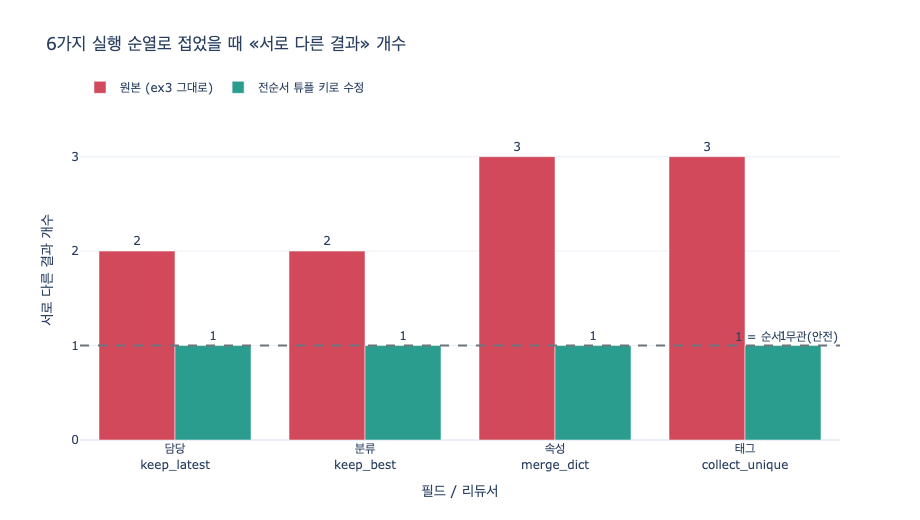

The Python source for this figure:
# %% [markdown]
# # `ex3_custom_reducer.py`의 네 리듀서 — 순열 접기로 순서 의존을 잡아낸다
#
# 19장 예제 3은 리듀서 넷을 직접 정의한다.
#
# | 필드 | 리듀서 | 규칙 |
# |---|---|---|
# | `담당` | `keep_latest` | 타임스탬프가 더 최근인 쪽 |
# | `분류` | `keep_best` | 신뢰도(`conf`)가 높은 쪽 |
# | `속성` | `merge_dict` | 키 단위 병합, 겹치면 새 것 |
# | `태그` | `collect_unique` | 이어 붙이되 중복 제거, 순서 유지 |
#
# LangGraph 실행기는 같은 슈퍼스텝에서 온 갱신들을 **왼쪽 접기(fold)** 로 합친다.
#
# $$ \text{final} = f(\dots f(f(s_0, u_{\sigma(1)}), u_{\sigma(2)}) \dots, u_{\sigma(n)}) $$
#
# 여기서 $\sigma$ 는 실행기가 정하는 순열이고 **우리가 고를 수 없다**.
# 그러므로 리듀서가 안전하려면 모든 $\sigma$ 에 대해 결과가 같아야 한다.
# $f$ 가 결합법칙을 만족할 때, 이 조건은 곧 **교환법칙** $f(a,b)=f(b,a)$ 이다.
#
# 이 노트북은 갱신 셋(ERP·CRM·MDM)을 만들고 $3!=6$ 가지 순열 전부로 접어
# **서로 다른 결과가 몇 개 나오는지**를 리듀서마다 센다. 1이면 안전, 2 이상이면 순서 의존이다.
#
# 필요 패키지: `plotly`, `kaleido` (`pip install plotly kaleido`). LangGraph는 필요 없다 — 리듀서만 떼어내 검증한다.

# %%
import itertools
import json
from pathlib import Path

try:
    HERE = Path(__file__).resolve().parent
except NameError:
    HERE = Path.cwd()


def _show(fig):
    try:
        from IPython import get_ipython
        if get_ipython() is not None:
            fig.show()
    except ImportError:
        pass


def key(v):
    """결과를 비교 가능한 문자열로 정규화한다. dict는 키 정렬, list는 순서 유지."""
    return json.dumps(v, sort_keys=True, ensure_ascii=False)


print("준비 완료:", HERE.name)
# 출력: 준비 완료: 8dfbf967-6f35-45bf-acec-44d957612ee2

# %% [markdown]
# ## 1. 네 리듀서 — 원본 그대로
#
# `ex3_custom_reducer.py`에서 그대로 옮겨 왔다. 시그니처는 모두 `f(old, new) -> merged`.

# %%
def keep_latest(old, new):
    """타임스탬프가 더 최근인 쪽을 남긴다."""
    if not old:
        return new
    if not new:
        return old
    return new if new["at"] > old["at"] else old


def keep_best(old, new):
    """신뢰도가 높은 쪽. 같으면 먼저 온 쪽."""
    if not old:
        return new
    if not new:
        return old
    return new if new["conf"] > old["conf"] else old


def merge_dict(old, new):
    """키 단위 병합. 겹치면 새 것이 이긴다."""
    out = dict(old or {})
    out.update(new or {})
    return out


def collect_unique(old, new):
    """이어 붙이되 중복은 뺀다. 순서는 유지."""
    seen, out = set(), []
    for x in list(old or []) + list(new or []):
        k = x if isinstance(x, str) else str(x)
        if k not in seen:
            seen.add(k)
            out.append(x)
    return out


for f in (keep_latest, keep_best, merge_dict, collect_unique):
    print("{:<15} {}".format(f.__name__, f.__doc__))
# 출력: keep_latest     타임스탬프가 더 최근인 쪽을 남긴다.
# 출력: keep_best       신뢰도가 높은 쪽. 같으면 먼저 온 쪽.
# 출력: merge_dict      키 단위 병합. 겹치면 새 것이 이긴다.
# 출력: collect_unique  이어 붙이되 중복은 뺀다. 순서는 유지.

# %% [markdown]
# ## 2. 갱신 세 개 — 출처를 하나 더 늘린다
#
# 원본 예제는 ERP·CRM 둘이었다. 순서 의존은 둘보다 셋에서 훨씬 잘 드러나므로 MDM을 추가한다.
# 일부러 **동률(tie)** 을 심어 뒀다.
#
# - `담당`: CRM과 MDM의 `at`이 둘 다 `2026-01-15` → `keep_latest` 동률
# - `분류`: CRM과 MDM의 `conf`가 둘 다 `0.9` → `keep_best` 동률
# - `속성`: `등급` 키를 셋이 모두 쓴다 → `merge_dict` 충돌
# - `태그`: 셋이 원소를 겹쳐 쓴다 → `collect_unique` 순서 충돌

# %%
UPDATES = {
    "ERP": {
        "담당": {"who": "김하늘", "at": "2024-03-01"},
        "분류": {"cat": "제조", "conf": 0.7},
        "속성": {"사업자번호": "123-45-67890", "등급": "A"},
        "태그": ["제조", "중견"],
    },
    "CRM": {
        "담당": {"who": "박서준", "at": "2026-01-15"},
        "분류": {"cat": "유통", "conf": 0.9},
        "속성": {"등급": "B", "지역": "수도권"},
        "태그": ["중견", "수도권"],
    },
    "MDM": {
        "담당": {"who": "이도윤", "at": "2026-01-15"},
        "분류": {"cat": "물류", "conf": 0.9},
        "속성": {"등급": "C"},
        "태그": ["수도권", "제조"],
    },
}

FIELDS = [
    ("담당", keep_latest, {}),
    ("분류", keep_best, {}),
    ("속성", merge_dict, {}),
    ("태그", collect_unique, []),
]

SOURCES = list(UPDATES)
PERMS = list(itertools.permutations(SOURCES))
print("출처", SOURCES, "→ 순열", len(PERMS), "가지")
for p in PERMS:
    print("   ", " → ".join(p))
# 출력: 출처 ['ERP', 'CRM', 'MDM'] → 순열 6 가지
# 출력:     ERP → CRM → MDM
# 출력:     ERP → MDM → CRM
# 출력:     CRM → ERP → MDM
# 출력:     CRM → MDM → ERP
# 출력:     MDM → ERP → CRM
# 출력:     MDM → CRM → ERP

# %% [markdown]
# ## 3. 모든 순열로 접어서 결과가 갈리는지 본다
#
# 슈퍼스텝 하나를 흉내 내는 함수는 이게 전부다. 초기값에서 시작해 갱신을 차례로 접는다.

# %%
def scan(field, reducer, init, updates_by_src=None):
    """모든 순열로 접고 (순열, 결과) 목록과 서로 다른 결과 개수를 돌려준다."""
    rows = []
    for order in PERMS:
        acc = init
        for src in order:
            src_val = (updates_by_src or UPDATES)[src][field]
            acc = reducer(acc, src_val)
        rows.append((order, acc))
    distinct = {key(v) for _, v in rows}
    return rows, len(distinct)


base_result = {}
for field, reducer, init in FIELDS:
    rows, n = scan(field, reducer, init)
    base_result[field] = n
    flag = "안전" if n == 1 else "순서 의존!"
    print("=== {} / {}  → 서로 다른 결과 {}개  [{}]".format(field, reducer.__name__, n, flag))
    for order, val in rows:
        print("    {:<17} {}".format(" → ".join(order), key(val)))
    print()
# 출력: === 담당 / keep_latest  → 서로 다른 결과 2개  [순서 의존!]
# 출력:     ERP → CRM → MDM   {"at": "2026-01-15", "who": "박서준"}
# 출력:     ERP → MDM → CRM   {"at": "2026-01-15", "who": "이도윤"}
# 출력:     CRM → ERP → MDM   {"at": "2026-01-15", "who": "박서준"}
# 출력:     CRM → MDM → ERP   {"at": "2026-01-15", "who": "박서준"}
# 출력:     MDM → ERP → CRM   {"at": "2026-01-15", "who": "이도윤"}
# 출력:     MDM → CRM → ERP   {"at": "2026-01-15", "who": "이도윤"}
# 출력:
# 출력: === 분류 / keep_best  → 서로 다른 결과 2개  [순서 의존!]
# 출력:     ERP → CRM → MDM   {"cat": "유통", "conf": 0.9}
# 출력:     ERP → MDM → CRM   {"cat": "물류", "conf": 0.9}
# 출력:     ... (CRM이 먼저면 유통, MDM이 먼저면 물류 — conf 0.9 동률)
# 출력:
# 출력: === 속성 / merge_dict  → 서로 다른 결과 3개  [순서 의존!]
# 출력:     ERP → CRM → MDM   {"등급": "C", "사업자번호": "123-45-67890", "지역": "수도권"}
# 출력:     ERP → MDM → CRM   {"등급": "B", ...}
# 출력:     CRM → MDM → ERP   {"등급": "A", ...}
# 출력:     ... (마지막에 접힌 출처의 등급이 남는다: A / B / C)
# 출력:
# 출력: === 태그 / collect_unique  → 서로 다른 결과 3개  [순서 의존!]
# 출력:     ERP → CRM → MDM   ["제조", "중견", "수도권"]
# 출력:     CRM → ERP → MDM   ["중견", "수도권", "제조"]
# 출력:     MDM → ERP → CRM   ["수도권", "제조", "중견"]
# 출력:     ... (원소 집합은 같지만 리스트 «순서»가 갈린다)

# %% [markdown]
# ### 관찰 1 — `collect_unique`는 집합으로 보면 안전하다
#
# `태그`의 결과 셋은 리스트 순서만 다르고 원소는 같다.
# 즉 `collect_unique`는 **집합 준동형으로는 교환법칙을 만족**하지만
# **리스트(순서 포함)로는 만족하지 않는다.** 뒤 노드가 `태그[0]`을 읽는 순간 버그가 된다.

# %%
tag_rows, _ = scan("태그", collect_unique, [])
as_list = {key(v) for _, v in tag_rows}
as_set = {key(sorted(v)) for _, v in tag_rows}
print("리스트 기준 서로 다른 결과:", len(as_list))
print("집합 기준 서로 다른 결과:", len(as_set))
print("집합:", sorted(json.loads(next(iter(as_set)))))
# 출력: 리스트 기준 서로 다른 결과: 3
# 출력: 집합 기준 서로 다른 결과: 1
# 출력: 집합: ['수도권', '제조', '중견']

# %% [markdown]
# ## 4. 대수적 성질을 직접 판정한다
#
# 순열 접기가 "증상"이라면, 성질 판정은 "원인"이다. 표본 값들에 대해 세 가지를 확인한다.
#
# - 교환법칙 $f(a,b) = f(b,a)$ — 실행 순서 무관성의 필요조건
# - 결합법칙 $f(f(a,b),c) = f(a,f(b,c))$ — 부분 병합/재접기 안전성
# - 멱등성 $f(a,a) = a$ — 재시도·중복 전달 안전성

# %%
def check_props(field, reducer):
    vals = [UPDATES[s][field] for s in SOURCES]
    comm = all(key(reducer(a, b)) == key(reducer(b, a))
               for a, b in itertools.permutations(vals, 2))
    assoc = all(key(reducer(reducer(a, b), c)) == key(reducer(a, reducer(b, c)))
                for a, b, c in itertools.permutations(vals, 3))
    idem = all(key(reducer(a, a)) == key(a) for a in vals)
    return comm, assoc, idem


print("{:<6} {:<16} {:<8} {:<8} {}".format("필드", "리듀서", "교환", "결합", "멱등"))
print("-" * 52)
for field, reducer, _init in FIELDS:
    c, a, i = check_props(field, reducer)
    m = lambda ok: "O" if ok else "X"
    print("{:<6} {:<16} {:<8} {:<8} {}".format(field, reducer.__name__, m(c), m(a), m(i)))
# 출력: 필드   리듀서             교환       결합       멱등
# 출력: ----------------------------------------------------
# 출력: 담당   keep_latest      X        O        O
# 출력: 분류   keep_best        X        O        O
# 출력: 속성   merge_dict       X        O        O
# 출력: 태그   collect_unique   X        O        O

# %% [markdown]
# 넷 다 결합법칙과 멱등성은 만족하고 **교환법칙만 깨진다**. 원인은 각각 다르다.
#
# - `keep_latest` / `keep_best`: 비교 키가 **부분 순서**다. 동률이면 `>` 가 거짓이라 왼쪽(먼저 온 쪽)이 이긴다 → `f(a,b)=a`, `f(b,a)=b`.
# - `merge_dict`: 겹치는 키에서 오른쪽이 이기므로, 마지막 접기 대상이 승자다.
# - `collect_unique`: 원소 집합은 같지만 첫 등장 순서가 인자 순서를 그대로 물려받는다.
#
# ## 5. 고침 — 전순서(total order) 튜플 키
#
# 동률을 없애려면 비교 키를 **전순서**로 만들면 된다. 즉 서로 다른 두 값이 결코 같은 키를 갖지 않도록
# 판단 근거를 튜플로 쌓는다.
#
# $$ k(v) = (\text{at},\; \text{src\_rank},\; \text{id}) $$
#
# 이 키에 대해 `max`를 취하면 교환법칙·결합법칙·멱등성이 모두 성립한다.
# 핵심은 "리듀서를 고쳤다"가 아니라 **값 안에 순서를 정할 근거를 넣었다**는 것이다.

# %%
SRC_RANK = {"MDM": 3, "ERP": 2, "CRM": 1}  # 동률일 때 신뢰하는 출처 우선순위

# 각 갱신에 출처를 각인한다 — 리듀서가 볼 수 있어야 한다
STAMPED = {}
for src, upd in UPDATES.items():
    STAMPED[src] = {
        "담당": dict(upd["담당"], src=src),
        "분류": dict(upd["분류"], src=src),
        "속성": {k: {"v": v, "at": upd["담당"]["at"], "src": src} for k, v in upd["속성"].items()},
        "태그": list(upd["태그"]),
    }


def keep_latest_fixed(old, new):
    """(at, 출처순위, who) 전순서 키의 최대값. 동률 없음."""
    if not old:
        return new
    if not new:
        return old
    k = lambda d: (d["at"], SRC_RANK[d["src"]], d["who"])
    return new if k(new) > k(old) else old


def keep_best_fixed(old, new):
    """(conf, 출처순위, cat) 전순서 키의 최대값."""
    if not old:
        return new
    if not new:
        return old
    k = lambda d: (d["conf"], SRC_RANK[d["src"]], d["cat"])
    return new if k(new) > k(old) else old


def merge_dict_fixed(old, new):
    """키마다 «새 것이 이긴다»가 아니라 «(at, 출처순위)가 큰 쪽이 이긴다»."""
    out = dict(old or {})
    for k, cand in (new or {}).items():
        cur = out.get(k)
        if cur is None or (cand["at"], SRC_RANK[cand["src"]]) > (cur["at"], SRC_RANK[cur["src"]]):
            out[k] = cand
    return out


def collect_unique_fixed(old, new):
    """중복 제거 후 정규 순서(사전순)로 고정한다. 순서가 값의 일부가 되지 않게."""
    return sorted(set(list(old or []) + list(new or [])))


FIELDS_FIXED = [
    ("담당", keep_latest_fixed, {}),
    ("분류", keep_best_fixed, {}),
    ("속성", merge_dict_fixed, {}),
    ("태그", collect_unique_fixed, []),
]

fixed_result = {}
print("{:<6} {:<22} {:<10} {}".format("필드", "리듀서", "결과 개수", "최종값(대표)"))
print("-" * 88)
for field, reducer, init in FIELDS_FIXED:
    rows, n = scan(field, reducer, init, STAMPED)
    fixed_result[field] = n
    val = rows[0][1]
    if field == "속성":  # 래핑을 벗겨 사람이 읽게
        val = {k: "{} (from {})".format(d["v"], d["src"]) for k, d in val.items()}
    print("{:<6} {:<22} {:<10} {}".format(field, reducer.__name__, n, key(val)))
# 출력: 필드   리듀서                    결과 개수      최종값(대표)
# 출력: 담당   keep_latest_fixed      1          {"at": "2026-01-15", "src": "MDM", "who": "이도윤"}
# 출력: 분류   keep_best_fixed        1          {"cat": "물류", "conf": 0.9, "src": "MDM"}
# 출력: 속성   merge_dict_fixed       1          {"등급": "C (from MDM)", "사업자번호": "123-45-67890 (from ERP)", "지역": "수도권 (from CRM)"}
# 출력: 태그   collect_unique_fixed   1          ["수도권", "제조", "중견"]

print()
print("{:<6} {:<22} {:<6} {:<6} {:<8} {}".format("필드", "리듀서(수정)", "교환", "결합", "멱등", "멱등(정규형)"))
print("-" * 68)
for field, reducer, _init in FIELDS_FIXED:
    vals = [STAMPED[s][field] for s in SOURCES]
    comm = all(key(reducer(a, b)) == key(reducer(b, a)) for a, b in itertools.permutations(vals, 2))
    assoc = all(key(reducer(reducer(a, b), c)) == key(reducer(a, reducer(b, c)))
                for a, b, c in itertools.permutations(vals, 3))
    idem = all(key(reducer(a, a)) == key(a) for a in vals)
    # 정규형(한 번 접은 값)에 대한 멱등성: f(n, n) == n
    idem_n = all(key(reducer(reducer(a, a), reducer(a, a))) == key(reducer(a, a)) for a in vals)
    m = lambda ok: "O" if ok else "X"
    print("{:<6} {:<22} {:<6} {:<6} {:<8} {}".format(
        field, reducer.__name__, m(comm), m(assoc), m(idem), m(idem_n)))
# 출력: 필드   리듀서(수정)            교환    결합    멱등     멱등(정규형)
# 출력: --------------------------------------------------------------------
# 출력: 담당   keep_latest_fixed      O     O     O        O
# 출력: 분류   keep_best_fixed        O     O     O        O
# 출력: 속성   merge_dict_fixed       O     O     O        O
# 출력: 태그   collect_unique_fixed   O     O     X        O
#
# 주: collect_unique_fixed 는 f(a,a) 가 «정렬된» 리스트를 돌려주므로
#     입력이 이미 정규형(정렬·중복 없음)이 아니면 f(a,a) != a 다.
#     한 번 접은 뒤로는 f(n,n) == n 이므로 «정규형 위에서 멱등»하다.
#     재시도·중복 전달에는 안전하다는 뜻이다.

# %% [markdown]
# ## 6. 시각화 — 리듀서별 "서로 다른 결과 개수"
#
# $y=1$ 이면 어떤 실행 순서에도 같은 답이 나온다는 뜻이다. 그 선 위로 올라간 막대가 곧 버그 후보다.

# %%
import plotly.graph_objects as go

names = [f for f, _, _ in FIELDS]
labels = ["{}<br>{}".format(f, r.__name__) for f, r, _ in FIELDS]
before = [base_result[f] for f in names]
after = [fixed_result[f] for f in names]

fig = go.Figure()
fig.add_bar(x=labels, y=before, name="원본 (ex3 그대로)",
            marker_color="#d1495b", text=before, textposition="outside")
fig.add_bar(x=labels, y=after, name="전순서 튜플 키로 수정",
            marker_color="#2a9d8f", text=after, textposition="outside")
fig.add_hline(y=1, line_dash="dash", line_color="#6c757d",
              annotation_text="1 = 순서 무관(안전)", annotation_position="top right")
fig.update_layout(
    title="6가지 실행 순열로 접었을 때 «서로 다른 결과» 개수",
    xaxis_title="필드 / 리듀서",
    yaxis_title="서로 다른 결과 개수",
    yaxis=dict(range=[0, 3.6], dtick=1),
    barmode="group",
    template="plotly_white",
    width=920, height=520,
    legend=dict(orientation="h", y=1.08, x=0),
)

out_png = HERE / "expy.png"
fig.write_image(str(out_png))
print("저장:", out_png.name, "| 원본", before, "→ 수정", after)
_show(fig)
# 출력: 저장: expy.png | 원본 [2, 2, 3, 3] → 수정 [1, 1, 1, 1]

# %% [markdown]
# ## 정리
#
# | 리듀서 | 시그니처 | 하는 일 | 순서 의존 원인 | 처방 |
# |---|---|---|---|---|
# | `keep_latest` | `(dict, dict) -> dict` | `at` 큰 쪽 | `at` 동률 → 왼쪽 승 | `(at, src_rank, id)` 전순서 키 |
# | `keep_best` | `(dict, dict) -> dict` | `conf` 큰 쪽 | `conf` 동률 → 왼쪽 승 | `(conf, src_rank, cat)` 전순서 키 |
# | `merge_dict` | `(dict, dict) -> dict` | 키 단위 병합 | 겹친 키에서 나중이 승 | 값마다 `(at, src)`를 달고 키별 최대값 |
# | `collect_unique` | `(list, list) -> list` | 중복 제거 이어 붙이기 | 첫 등장 순서가 인자 순서 | 정규 순서로 정렬(또는 순서에 의미 부여 금지) |
#
# 19장 본문의 표현을 그대로 빌리면, **"순서에 기대는 리듀서는 내가 예상한 답을 안 낸다."**
# 실행기 버전이 올라가면 순서가 또 바뀔 수 있으니, 값 안에 시각·출처·신뢰도를 담고
# 리듀서가 그것만 보고 결정하게 해야 한다.
